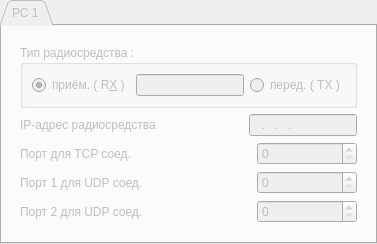
            <widget class="QTabWidget" name="tab_rc">
             <property name="enabled">
              <bool>false</bool>
             </property>
             <property name="sizePolicy">
              <sizepolicy hsizetype="Expanding" vsizetype="Fixed">
               <horstretch>0</horstretch>
               <verstretch>0</verstretch>
              </sizepolicy>
             </property>
             <property name="contextMenuPolicy">
              <enum>Qt::DefaultContextMenu</enum>
             </property>
             <property name="tabShape">
              <enum>QTabWidget::Triangular</enum>
             </property>
             <property name="currentIndex">
              <number>0</number>
             </property>
             <property name="elideMode">
              <enum>Qt::ElideNone</enum>
             </property>
             <property name="tabsClosable">
              <bool>false</bool>
             </property>
             <property name="tabBarAutoHide">
              <bool>false</bool>
             </property>
             <widget class="QWidget" name="tab1">
              <attribute name="title">
               <string>РС 1 </string>
              </attribute>
              <layout class="QHBoxLayout" name="horizontalLayout_8">
               <item>
                <widget class="QWidget" name="wg_rc" native="true">
                 <property name="sizePolicy">
                  <sizepolicy hsizetype="Preferred" vsizetype="Fixed">
                   <horstretch>0</horstretch>
                   <verstretch>0</verstretch>
                  </sizepolicy>
                 </property>
                 <layout class="QHBoxLayout" name="horizontalLayout_7">
                  <item>
                   <layout class="QVBoxLayout" name="verticalLayout_2">
                    <item>
                     <widget class="QGroupBox" name="groupBox">
                      <property name="enabled">
                       <bool>false</bool>
                      </property>
                      <property name="sizePolicy">
                       <sizepolicy hsizetype="Preferred" vsizetype="Fixed">
                        <horstretch>0</horstretch>
                        <verstretch>0</verstretch>
                       </sizepolicy>
                      </property>
                      <property name="title">
                       <string>Тип радиосредства :</string>
                      </property>
                      <layout class="QHBoxLayout" name="horizontalLayout_6">
                       <item>
                        <layout class="QHBoxLayout" name="horizontalLayout_5">
                         <item>
                          <widget class="QRadioButton" name="rb_RX">
                           <property name="text">
                            <string>приём. ( R&amp;X )</string>
                           </property>
                           <property name="checked">
                            <bool>true</bool>
                           </property>
                          </widget>
                         </item>
                         <item>
                          <widget class="QLineEdit" name="le_name_rc"/>
                         </item>
                         <item>
                          <widget class="QRadioButton" name="rb_TX">
                           <property name="text">
                            <string>перед. ( TX )</string>
                           </property>
                          </widget>
                         </item>
                        </layout>
                       </item>
                      </layout>
                     </widget>
                    </item>
                    <item>
                     <layout class="QHBoxLayout" name="horizontalLayout">
                      <item>
                       <widget class="QLabel" name="label_12">
                        <property name="enabled">
                         <bool>false</bool>
                        </property>
                        <property name="text">
                         <string>IP-адрес радиосредства</string>
                        </property>
                       </widget>
                      </item>
                      <item>
                       <spacer name="horizontalSpacer_4">
                        <property name="orientation">
                         <enum>Qt::Horizontal</enum>
                        </property>
                        <property name="sizeHint" stdset="0">
                         <size>
                          <width>40</width>
                          <height>20</height>
                         </size>
                        </property>
                       </spacer>
                      </item>
                      <item>
                       <widget class="QLineEdit" name="le_IP">
                        <property name="enabled">
                         <bool>false</bool>
                        </property>
                        <property name="sizePolicy">
                         <sizepolicy hsizetype="Minimum" vsizetype="Fixed">
                          <horstretch>0</horstretch>
                          <verstretch>0</verstretch>
                         </sizepolicy>
                        </property>
                        <property name="palette">
                         <palette>
                          <active>
                           <colorrole role="Mid">
                            <brush brushstyle="SolidPattern">
                             <color alpha="255">
                              <red>255</red>
                              <green>170</green>
                              <blue>127</blue>
                             </color>
                            </brush>
                           </colorrole>
                          </active>
                          <inactive>
                           <colorrole role="Mid">
                            <brush brushstyle="SolidPattern">
                             <color alpha="255">
                              <red>255</red>
                              <green>170</green>
                              <blue>127</blue>
                             </color>
                            </brush>
                           </colorrole>
                          </inactive>
                          <disabled>
                           <colorrole role="Mid">
                            <brush brushstyle="SolidPattern">
                             <color alpha="255">
                              <red>255</red>
                              <green>170</green>
                              <blue>127</blue>
                             </color>
                            </brush>
                           </colorrole>
                          </disabled>
                         </palette>
                        </property>
                        <property name="inputMethodHints">
                         <set>Qt::ImhExclusiveInputMask</set>
                        </property>
                        <property name="inputMask">
                         <string>000.000.000.000</string>
                        </property>
                        <property name="text">
                         <string>...</string>
                        </property>
                       </widget>
                      </item>
                     </layout>
                    </item>
                    <item>
                     <layout class="QHBoxLayout" name="horizontalLayout_2">
                      <item>
                       <widget class="QLabel" name="label_9">
                        <property name="enabled">
                         <bool>false</bool>
                        </property>
                        <property name="text">
                         <string>Порт для TCP соед.</string>
                        </property>
                       </widget>
                      </item>
                      <item>
                       <spacer name="horizontalSpacer">
                        <property name="orientation">
                         <enum>Qt::Horizontal</enum>
                        </property>
                        <property name="sizeHint" stdset="0">
                         <size>
                          <width>40</width>
                          <height>20</height>
                         </size>
                        </property>
                       </spacer>
                      </item>
                      <item>
                       <widget class="QSpinBox" name="sb_tcp_port">
                        <property name="enabled">
                         <bool>false</bool>
                        </property>
                        <property name="minimumSize">
                         <size>
                          <width>100</width>
                          <height>0</height>
                         </size>
                        </property>
                        <property name="maximum">
                         <number>1000000</number>
                        </property>
                       </widget>
                      </item>
                     </layout>
                    </item>
                    <item>
                     <layout class="QHBoxLayout" name="horizontalLayout_3">
                      <item>
                       <widget class="QLabel" name="label_10">
                        <property name="enabled">
                         <bool>false</bool>
                        </property>
                        <property name="text">
                         <string>Порт 1 для UDP соед.</string>
                        </property>
                       </widget>
                      </item>
                      <item>
                       <spacer name="horizontalSpacer_2">
                        <property name="orientation">
                         <enum>Qt::Horizontal</enum>
                        </property>
                        <property name="sizeHint" stdset="0">
                         <size>
                          <width>40</width>
                          <height>20</height>
                         </size>
                        </property>
                       </spacer>
                      </item>
                      <item>
                       <widget class="QSpinBox" name="sb_udp1_port">
                        <property name="enabled">
                         <bool>false</bool>
                        </property>
                        <property name="minimumSize">
                         <size>
                          <width>100</width>
                          <height>0</height>
                         </size>
                        </property>
                        <property name="maximum">
                         <number>1000000</number>
                        </property>
                       </widget>
                      </item>
                     </layout>
                    </item>
                    <item>
                     <layout class="QHBoxLayout" name="horizontalLayout_4">
                      <item>
                       <widget class="QLabel" name="label_11">
                        <property name="enabled">
                         <bool>false</bool>
                        </property>
                        <property name="text">
                         <string>Порт 2 для UDP соед.</string>
                        </property>
                       </widget>
                      </item>
                      <item>
                       <spacer name="horizontalSpacer_3">
                        <property name="orientation">
                         <enum>Qt::Horizontal</enum>
                        </property>
                        <property name="sizeHint" stdset="0">
                         <size>
                          <width>40</width>
                          <height>20</height>
                         </size>
                        </property>
                       </spacer>
                      </item>
                      <item>
                       <widget class="QSpinBox" name="sb_udp2_port">
                        <property name="enabled">
                         <bool>false</bool>
                        </property>
                        <property name="minimumSize">
                         <size>
                          <width>100</width>
                          <height>0</height>
                         </size>
                        </property>
                        <property name="maximum">
                         <number>10000000</number>
                        </property>
                       </widget>
                      </item>
                     </layout>
                    </item>
                   </layout>
                  </item>
                 </layout>
                </widget>
               </item>
              </layout>
             </widget>
            </widget>
